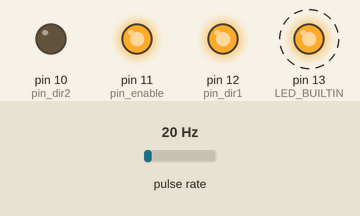
Recording of a program running on a simulated Arduino Uno, built with avr-gcc and run on an emulated ATmega328P. On the bench: output pins drawn as LEDs (lit = HIGH). Wiring (inferred from the names in the program): pulse sensor: data pin 2. Dashed ring = blinking. The inputs (shaded band) are chosen by the test bench; at power-on: pulse rate 20 Hz.

Above: at 0.5 s.
Timing chart, 0 to 4.6 s (numbered marks = the images above):
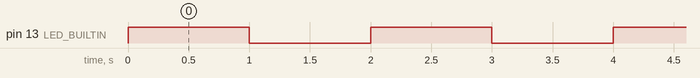

Measured:
- by itself, pin 13 (LED_BUILTIN): alternates HIGH for 1.0 s and LOW for 1.0 s

The program:

main.cpp
```cpp
#include <Arduino.h>


#define kp 0.3 // poids proportionnel
#define ki 0.3 // poinds intégral
#define kd 0.0 // poids dérivatif
#define targerRPM 80

volatile int e; // erreur proportionnelle
volatile int de; // delta erreur (erreur dérivative)
volatile int E = 0; // erreur intégrale
volatile int nbTic = 0; // nb de tics par cycle
volatile int olde = 0;

#define pin_enable 11 // a besoin du PWM
#define pin_dir1 12 // direction 1
#define pin_dir2 10 // direction 2
#define pin_encodeur 2 // a besoin du pin interrupt
#define N 224.4 // nb de tic par rotation du moteur avec reducteur
#define tps 10 // délai défini à 10ms

const float tpsEnMinute = 60000.00/tps;
const float ratio = tpsEnMinute/N;
float vitesse_rpm; // nombre de rotations par minute du moteur
bool dir = true; //permet de changer la direction
float res_PID; // résultat de sortie du PID
bool led_status = true; //permet de controler la led integrer
int tickcopy;//copy of tick

void encodeur_callback()
{
  nbTic ++;
}
ISR(TIMER1_COMPA_vect){
  //interrupt commands for TIMER 1 here, runs asynchonrously
  cli(); // interdire les interruptions
  tickcopy = nbTic;//copy of tick so that we can turn back on the interrupts
  nbTic = 0;// on remet la valeur nbTic à 0
  sei();//turn th einterrupt sback on

  vitesse_rpm = tickcopy*ratio; // rotations en RPM
  e = targerRPM - vitesse_rpm; // erreur mesurée
  de = e - olde; // delta erreur mesuré
  E += e; // somme des erreurs mesurées

  if (E>10){E = 10;} //antiwindup
  if (E<-10){E = -10;} //antiwindup

  res_PID = e*kp + de*kd + E*ki; // calcul du PID (de 0 à 5)
  res_PID *= 51; // PID (de 0 à 255 (valeurs du "monde" du PWM))

  if (res_PID>255){res_PID = 255;} //saturation
  if (res_PID<0){res_PID = 0;} //saturation

  analogWrite (pin_enable, (int)res_PID); // on écrit sur pin_enable la valeur de res_pid
  olde = e;
  //Serial.println(vitesse_rpm);// on print la valeur des RPM obtenus
}
void setup()
{
  // put your setup code here, to run once:
  pinMode(LED_BUILTIN, OUTPUT);
  pinMode(pin_enable, OUTPUT);
  pinMode(pin_dir1, OUTPUT);
  pinMode(pin_dir2, OUTPUT);
  pinMode(pin_encodeur, INPUT);
  attachInterrupt (digitalPinToInterrupt(pin_encodeur), encodeur_callback, RISING); //A chaque tic on appelle encodeur_interrupt qui se chargera d'incrémenter de 1 nbTic
  digitalWrite(pin_enable, LOW); //coupe l alimentation du moteur avant que le sens soit déclaré
  digitalWrite(pin_dir1, dir);  //on declare le sen de rotation
  digitalWrite(pin_dir2, !dir); //on declare le sen de rotation

  Serial.begin(450000); // on init la comm par serial

  // TIMER 1 pour 100 hz
  cli(); // on eteind les interruptions
  TCCR1A = 0; // set entire TCCR1A register to 0
  TCCR1B = 0; // same for TCCR1B
  TCNT1  = 0; // initialize counter value to 0
  // on initialise un "buffer" pour le timer pour avoir la fréquence désiré
  OCR1A = 19999; // = 16000000 / (8 * 100) - 1 (must be <65536)
  // turn on CTC mode
  TCCR1B |= (1 << WGM12);
  // Set CS12, CS11 and CS10 bits for 8 prescaler pour controler la vitesse du timer
  TCCR1B |= (0 << CS12) | (1 << CS11) | (0 << CS10);
  // on allume le timer 1
  TIMSK1 |= (1 << OCIE1A);
  sei(); // on rallume les interruptions
}

void loop()
{
  // put your main code here, to run repeatedly:
  digitalWrite(LED_BUILTIN, led_status);//on fait clignoter la led intégré de facon bloquant
  led_status = !led_status;
  delay(1000);//ceci est bloquant
} 
```
